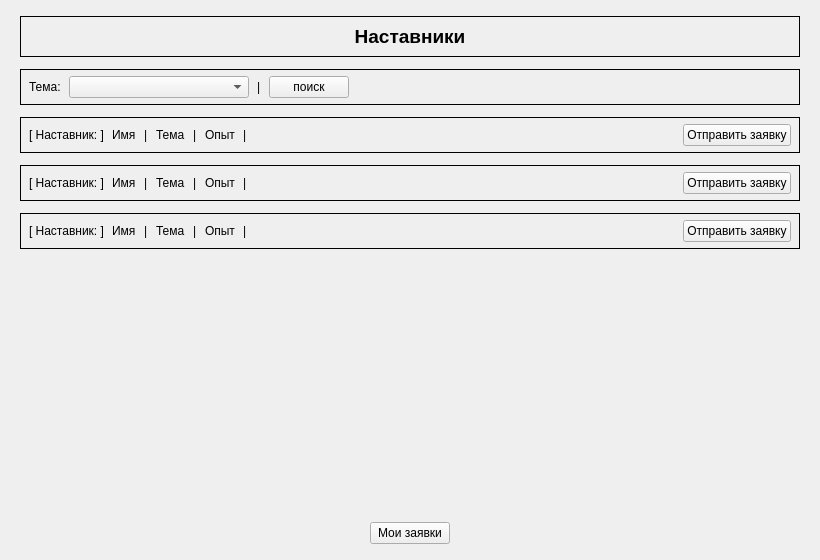
<?xml version="1.0" encoding="UTF-8"?>
<ui version="4.0">
 <class>MentoringScreen</class>
 <widget class="QWidget" name="MentoringScreen">
  <property name="geometry">
   <rect>
    <x>0</x>
    <y>0</y>
    <width>820</width>
    <height>560</height>
   </rect>
  </property>
  <property name="minimumSize">
   <size>
    <width>820</width>
    <height>560</height>
   </size>
  </property>
  <property name="windowTitle">
   <string>8. Экран наставничества (перспективный)</string>
  </property>
  <layout class="QVBoxLayout" name="mainLayout">
   <property name="leftMargin">
    <number>20</number>
   </property>
   <property name="topMargin">
    <number>16</number>
   </property>
   <property name="rightMargin">
    <number>20</number>
   </property>
   <property name="bottomMargin">
    <number>16</number>
   </property>
   <property name="spacing">
    <number>12</number>
   </property>
   <item>
    <widget class="QFrame" name="titleFrame">
     <property name="frameShape">
      <enum>QFrame::Box</enum>
     </property>
     <property name="frameShadow">
      <enum>QFrame::Plain</enum>
     </property>
     <layout class="QVBoxLayout" name="titleLayout">
      <property name="leftMargin">
       <number>8</number>
      </property>
      <property name="topMargin">
       <number>8</number>
      </property>
      <property name="rightMargin">
       <number>8</number>
      </property>
      <property name="bottomMargin">
       <number>8</number>
      </property>
      <item>
       <widget class="QLabel" name="titleLabel">
        <property name="font">
         <font>
          <pointsize>14</pointsize>
          <bold>true</bold>
         </font>
        </property>
        <property name="text">
         <string>Наставники</string>
        </property>
        <property name="alignment">
         <set>Qt::AlignCenter</set>
        </property>
       </widget>
      </item>
     </layout>
    </widget>
   </item>
   <item>
    <widget class="QFrame" name="filterFrame">
     <property name="frameShape">
      <enum>QFrame::Box</enum>
     </property>
     <property name="frameShadow">
      <enum>QFrame::Plain</enum>
     </property>
     <layout class="QHBoxLayout" name="filterLayout">
      <property name="leftMargin">
       <number>8</number>
      </property>
      <property name="topMargin">
       <number>6</number>
      </property>
      <property name="rightMargin">
       <number>8</number>
      </property>
      <property name="bottomMargin">
       <number>6</number>
      </property>
      <property name="spacing">
       <number>8</number>
      </property>
      <item>
       <widget class="QLabel" name="themeLabel">
        <property name="text">
         <string>Тема:</string>
        </property>
       </widget>
      </item>
      <item>
       <widget class="QComboBox" name="themeCombo">
        <property name="minimumSize">
         <size>
          <width>180</width>
          <height>0</height>
         </size>
        </property>
       </widget>
      </item>
      <item>
       <widget class="QLabel" name="filterSeparator">
        <property name="text">
         <string>|</string>
        </property>
       </widget>
      </item>
      <item>
       <widget class="QPushButton" name="searchButton">
        <property name="text">
         <string>поиск</string>
        </property>
       </widget>
      </item>
      <item>
       <spacer name="filterSpacer">
        <property name="orientation">
         <enum>Qt::Horizontal</enum>
        </property>
        <property name="sizeHint" stdset="0">
         <size>
          <width>40</width>
          <height>20</height>
         </size>
        </property>
       </spacer>
      </item>
     </layout>
    </widget>
   </item>
   <item>
    <widget class="QFrame" name="mentorRow1">
     <property name="frameShape">
      <enum>QFrame::Box</enum>
     </property>
     <property name="frameShadow">
      <enum>QFrame::Plain</enum>
     </property>
     <layout class="QHBoxLayout" name="mentor1Layout">
      <property name="leftMargin">
       <number>8</number>
      </property>
      <property name="topMargin">
       <number>6</number>
      </property>
      <property name="rightMargin">
       <number>8</number>
      </property>
      <property name="bottomMargin">
       <number>6</number>
      </property>
      <property name="spacing">
       <number>8</number>
      </property>
      <item>
       <widget class="QLabel" name="mentor1TagLabel">
        <property name="text">
         <string>[ Наставник: ]</string>
        </property>
       </widget>
      </item>
      <item>
       <widget class="QLabel" name="mentor1NameLabel">
        <property name="text">
         <string>Имя</string>
        </property>
       </widget>
      </item>
      <item>
       <widget class="QLabel" name="mentor1Separator1">
        <property name="text">
         <string>|</string>
        </property>
       </widget>
      </item>
      <item>
       <widget class="QLabel" name="mentor1ThemeLabel">
        <property name="text">
         <string>Тема</string>
        </property>
       </widget>
      </item>
      <item>
       <widget class="QLabel" name="mentor1Separator2">
        <property name="text">
         <string>|</string>
        </property>
       </widget>
      </item>
      <item>
       <widget class="QLabel" name="mentor1ExperienceLabel">
        <property name="text">
         <string>Опыт</string>
        </property>
       </widget>
      </item>
      <item>
       <widget class="QLabel" name="mentor1Separator3">
        <property name="text">
         <string>|</string>
        </property>
       </widget>
      </item>
      <item>
       <spacer name="mentor1Spacer">
        <property name="orientation">
         <enum>Qt::Horizontal</enum>
        </property>
        <property name="sizeHint" stdset="0">
         <size>
          <width>40</width>
          <height>20</height>
         </size>
        </property>
       </spacer>
      </item>
      <item>
       <widget class="QPushButton" name="mentor1RequestButton">
        <property name="text">
         <string>Отправить заявку</string>
        </property>
       </widget>
      </item>
     </layout>
    </widget>
   </item>
   <item>
    <widget class="QFrame" name="mentorRow2">
     <property name="frameShape">
      <enum>QFrame::Box</enum>
     </property>
     <property name="frameShadow">
      <enum>QFrame::Plain</enum>
     </property>
     <layout class="QHBoxLayout" name="mentor2Layout">
      <property name="leftMargin">
       <number>8</number>
      </property>
      <property name="topMargin">
       <number>6</number>
      </property>
      <property name="rightMargin">
       <number>8</number>
      </property>
      <property name="bottomMargin">
       <number>6</number>
      </property>
      <property name="spacing">
       <number>8</number>
      </property>
      <item>
       <widget class="QLabel" name="mentor2TagLabel">
        <property name="text">
         <string>[ Наставник: ]</string>
        </property>
       </widget>
      </item>
      <item>
       <widget class="QLabel" name="mentor2NameLabel">
        <property name="text">
         <string>Имя</string>
        </property>
       </widget>
      </item>
      <item>
       <widget class="QLabel" name="mentor2Separator1">
        <property name="text">
         <string>|</string>
        </property>
       </widget>
      </item>
      <item>
       <widget class="QLabel" name="mentor2ThemeLabel">
        <property name="text">
         <string>Тема</string>
        </property>
       </widget>
      </item>
      <item>
       <widget class="QLabel" name="mentor2Separator2">
        <property name="text">
         <string>|</string>
        </property>
       </widget>
      </item>
      <item>
       <widget class="QLabel" name="mentor2ExperienceLabel">
        <property name="text">
         <string>Опыт</string>
        </property>
       </widget>
      </item>
      <item>
       <widget class="QLabel" name="mentor2Separator3">
        <property name="text">
         <string>|</string>
        </property>
       </widget>
      </item>
      <item>
       <spacer name="mentor2Spacer">
        <property name="orientation">
         <enum>Qt::Horizontal</enum>
        </property>
        <property name="sizeHint" stdset="0">
         <size>
          <width>40</width>
          <height>20</height>
         </size>
        </property>
       </spacer>
      </item>
      <item>
       <widget class="QPushButton" name="mentor2RequestButton">
        <property name="text">
         <string>Отправить заявку</string>
        </property>
       </widget>
      </item>
     </layout>
    </widget>
   </item>
   <item>
    <widget class="QFrame" name="mentorRow3">
     <property name="frameShape">
      <enum>QFrame::Box</enum>
     </property>
     <property name="frameShadow">
      <enum>QFrame::Plain</enum>
     </property>
     <layout class="QHBoxLayout" name="mentor3Layout">
      <property name="leftMargin">
       <number>8</number>
      </property>
      <property name="topMargin">
       <number>6</number>
      </property>
      <property name="rightMargin">
       <number>8</number>
      </property>
      <property name="bottomMargin">
       <number>6</number>
      </property>
      <property name="spacing">
       <number>8</number>
      </property>
      <item>
       <widget class="QLabel" name="mentor3TagLabel">
        <property name="text">
         <string>[ Наставник: ]</string>
        </property>
       </widget>
      </item>
      <item>
       <widget class="QLabel" name="mentor3NameLabel">
        <property name="text">
         <string>Имя</string>
        </property>
       </widget>
      </item>
      <item>
       <widget class="QLabel" name="mentor3Separator1">
        <property name="text">
         <string>|</string>
        </property>
       </widget>
      </item>
      <item>
       <widget class="QLabel" name="mentor3ThemeLabel">
        <property name="text">
         <string>Тема</string>
        </property>
       </widget>
      </item>
      <item>
       <widget class="QLabel" name="mentor3Separator2">
        <property name="text">
         <string>|</string>
        </property>
       </widget>
      </item>
      <item>
       <widget class="QLabel" name="mentor3ExperienceLabel">
        <property name="text">
         <string>Опыт</string>
        </property>
       </widget>
      </item>
      <item>
       <widget class="QLabel" name="mentor3Separator3">
        <property name="text">
         <string>|</string>
        </property>
       </widget>
      </item>
      <item>
       <spacer name="mentor3Spacer">
        <property name="orientation">
         <enum>Qt::Horizontal</enum>
        </property>
        <property name="sizeHint" stdset="0">
         <size>
          <width>40</width>
          <height>20</height>
         </size>
        </property>
       </spacer>
      </item>
      <item>
       <widget class="QPushButton" name="mentor3RequestButton">
        <property name="text">
         <string>Отправить заявку</string>
        </property>
       </widget>
      </item>
     </layout>
    </widget>
   </item>
   <item>
    <spacer name="bottomSpacer">
     <property name="orientation">
      <enum>Qt::Vertical</enum>
     </property>
     <property name="sizeHint" stdset="0">
      <size>
       <width>20</width>
       <height>40</height>
      </size>
     </property>
    </spacer>
   </item>
   <item>
    <layout class="QHBoxLayout" name="requestsButtonLayout">
     <item>
      <spacer name="requestsLeftSpacer">
       <property name="orientation">
        <enum>Qt::Horizontal</enum>
       </property>
       <property name="sizeHint" stdset="0">
        <size>
         <width>40</width>
         <height>20</height>
        </size>
       </property>
      </spacer>
     </item>
     <item>
      <widget class="QPushButton" name="myRequestsButton">
       <property name="text">
        <string>Мои заявки</string>
       </property>
      </widget>
     </item>
     <item>
      <spacer name="requestsRightSpacer">
       <property name="orientation">
        <enum>Qt::Horizontal</enum>
       </property>
       <property name="sizeHint" stdset="0">
        <size>
         <width>40</width>
         <height>20</height>
        </size>
       </property>
      </spacer>
     </item>
    </layout>
   </item>
  </layout>
 </widget>
 <resources/>
 <connections/>
</ui>
